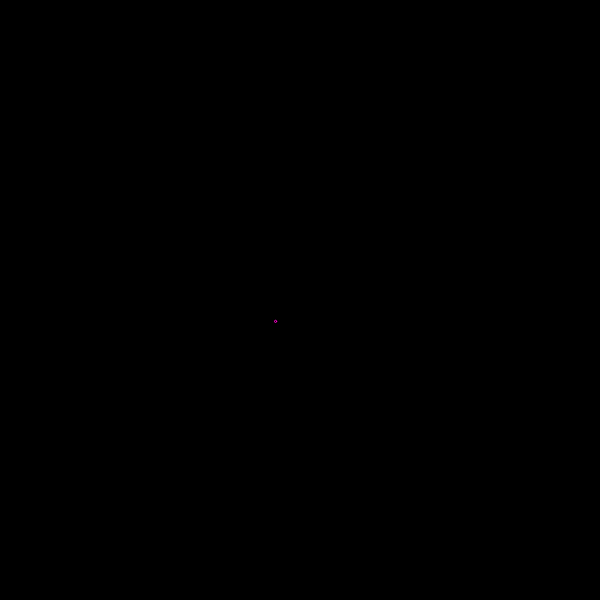
Frame 1 (no input)
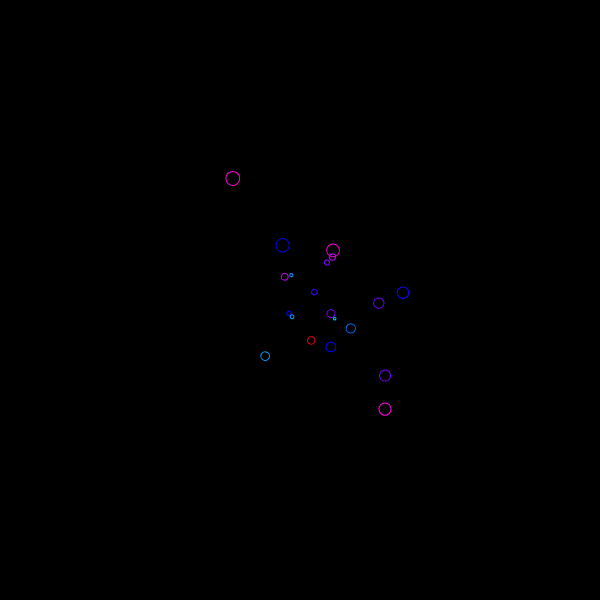
Frame 60 (no input)
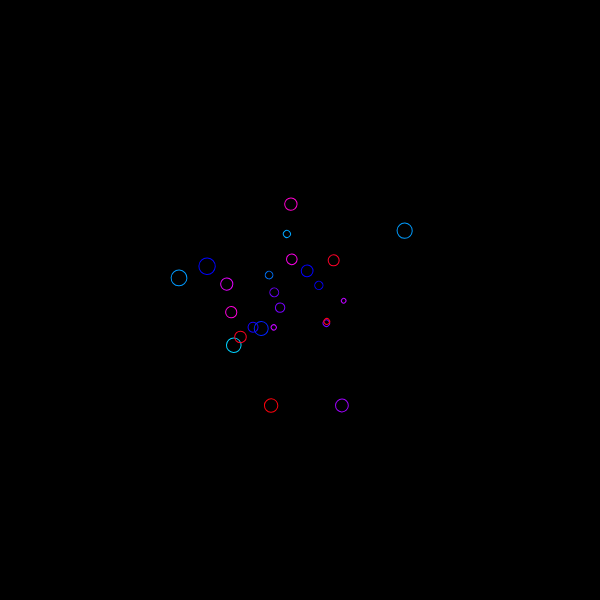
Frame 120 (the mouse pressed at the canvas centre since frame 60)

The p5.js sketch that drew these frames (run headless with seeded random() and noise() and a simulated clock; from frame 60 on, the mouse is pressed at the canvas centre):

// p5.js sketch
// ── sketch.js
const GRAVF = -10;
const SPAWN = 40;
let system;
let i;



function setup() {
    createCanvas(600,600);
    colorMode(HSB, 360, 100, 100);
    frameRate(30);
    noFill();
    i = 0;
    let grav = new GravHole(0, 0, GRAVF);

    system = new DiscSystem(0, 0, grav);

}

function draw() {
    background(0);
    translate(width/2, height/2);
    rotate(i/30);
    system.update(i);
    system.draw();
    i++;
}

class DiscSystem{

    constructor(x, y, grav) {
        this.x = x;
        this.y = y;
        this.discs = [];
        this.pool = [];
        this.grav = grav;
    }

    update(i) {

        //create new disc
        if(i%3 == 0) {
            let disc;
            if(this.pool.length === 0) {
                let col = color(random(190, 360), 100, 100);
                disc = new Disc(col);
                this.discs.push(disc);
            } else {
                disc = this.pool.pop();
                disc.life = 75;
                disc.r = 2;
                disc.velocity.mult(0);
            }

            //set position
            disc.position.x = random(this.x-SPAWN, this.x+SPAWN);
            disc.position.y = random(this.y-SPAWN, this.y+SPAWN);;

            //create force and apply
            const angle = random(0,360);
            const f = p5.Vector.fromAngle(radians(angle), random(.5,2));
            disc.applyForce(f);
        }

        this.discs.forEach((disc)=>{
            if(disc.life > 0) {
                disc.applyForce(this.grav.calc(disc));
                disc.update();
            } else {
                this.pool.push(disc);
            }
        });

    }

    draw() {
        this.discs.forEach((disc)=>{
            if(disc.life > 0) {
                disc.draw();
            }
        });
    }

}

class Disc{

    constructor(color) {
        this.position = createVector(0,0);
        this.velocity = createVector(0,0);
        this.acceleration = createVector(0,0);
        this.col = color;
        this.r = 1;
        this.life = 75;
    }

    applyForce(force) {
        this.acceleration.add(force);
    }

    update() {
        this.velocity.add(this.acceleration);
        this.position.add(this.velocity);
        this.acceleration.mult(0);
        this.r += .1;
        this.life--;

    }

    draw() {
        stroke(this.col);
        circle(this.position.x, this.position.y, this.r*2);
    }

}

class GravHole {

    constructor(x, y, grav) {
        this.position = createVector(x,y);
        this.grav = grav;
    }

    calc(disc) {
        let v = p5.Vector.sub(this.position, disc.position);
        let magSq = v.magSq();
        let vHat = v.normalize();

        let f;
        if(magSq == 0) {
            f = createVector(0,0);
        } else {
            f = vHat.mult((this.grav)/magSq);
        }

        return f;
    }

}
